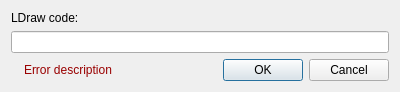
<?xml version="1.0" encoding="UTF-8"?>
<ui version="4.0">
 <class>EditRawUI</class>
 <widget class="QDialog" name="EditRawUI">
  <property name="geometry">
   <rect>
    <x>0</x>
    <y>0</y>
    <width>400</width>
    <height>87</height>
   </rect>
  </property>
  <property name="windowTitle">
   <string>Edit LDraw Code</string>
  </property>
  <layout class="QVBoxLayout" name="verticalLayout">
   <item>
    <widget class="QLabel" name="label">
     <property name="text">
      <string>LDraw code:</string>
     </property>
    </widget>
   </item>
   <item>
    <widget class="QLineEdit" name="code">
     <property name="whatsThis">
      <string>&lt;html&gt;&lt;head/&gt;&lt;body&gt;&lt;p&gt;The LDraw code of this object. The code written here is expected to be valid LDraw code, invalid code here results the object being turned into an error object. Please do refer to the &lt;a href=&quot;http://www.ldraw.org/article/218.html&quot;&gt;&lt;span style=&quot; text-decoration: underline; color:#0057ae;&quot;&gt;official file format standard&lt;/span&gt;&lt;/a&gt; for further information.&lt;/p&gt;&lt;/body&gt;&lt;/html&gt;</string>
     </property>
    </widget>
   </item>
   <item>
    <layout class="QHBoxLayout" name="horizontalLayout">
     <item>
      <widget class="QLabel" name="errorIcon">
       <property name="maximumSize">
        <size>
         <width>16</width>
         <height>16</height>
        </size>
       </property>
       <property name="text">
        <string/>
       </property>
       <property name="pixmap">
        <pixmap resource="../../ldforge.qrc">:/icons/error.png</pixmap>
       </property>
       <property name="scaledContents">
        <bool>true</bool>
       </property>
      </widget>
     </item>
     <item>
      <widget class="QLabel" name="errorDescription">
       <property name="enabled">
        <bool>true</bool>
       </property>
       <property name="styleSheet">
        <string notr="true">color: #900</string>
       </property>
       <property name="text">
        <string>Error description</string>
       </property>
      </widget>
     </item>
     <item>
      <widget class="QDialogButtonBox" name="buttonBox">
       <property name="orientation">
        <enum>Qt::Horizontal</enum>
       </property>
       <property name="standardButtons">
        <set>QDialogButtonBox::Cancel|QDialogButtonBox::Ok</set>
       </property>
      </widget>
     </item>
    </layout>
   </item>
  </layout>
 </widget>
 <resources>
  <include location="../../ldforge.qrc"/>
 </resources>
 <connections>
  <connection>
   <sender>buttonBox</sender>
   <signal>accepted()</signal>
   <receiver>EditRawUI</receiver>
   <slot>accept()</slot>
   <hints>
    <hint type="sourcelabel">
     <x>248</x>
     <y>254</y>
    </hint>
    <hint type="destinationlabel">
     <x>157</x>
     <y>274</y>
    </hint>
   </hints>
  </connection>
  <connection>
   <sender>buttonBox</sender>
   <signal>rejected()</signal>
   <receiver>EditRawUI</receiver>
   <slot>reject()</slot>
   <hints>
    <hint type="sourcelabel">
     <x>316</x>
     <y>260</y>
    </hint>
    <hint type="destinationlabel">
     <x>286</x>
     <y>274</y>
    </hint>
   </hints>
  </connection>
 </connections>
</ui>
